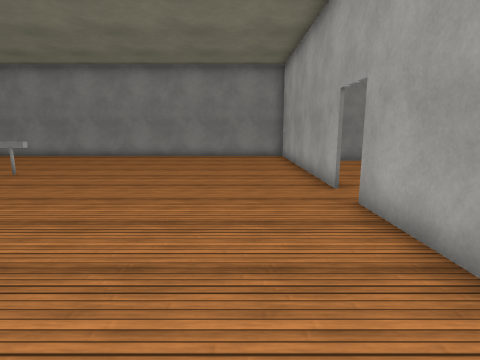
[1] (above)

16 first-person views from a walk through a 3-D level made in the Unity game engine. The camera is 1.5 m above the floor, tilts 10° down and sees 80° across. The floor is counted in squares, 1 m on a side. Each view is taken from the middle of a square. On the plan, view 1 faces up. The plan holds only what a view shows up to about 14 squares ahead; the rest is blank. The place goes on beyond the plan. The player is left out. Door leaves are left out, so doorways stand open. Surface patterns are stand-ins for the level's own textures.

[2]
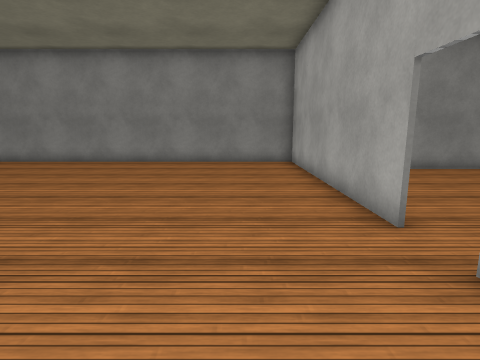

[3]
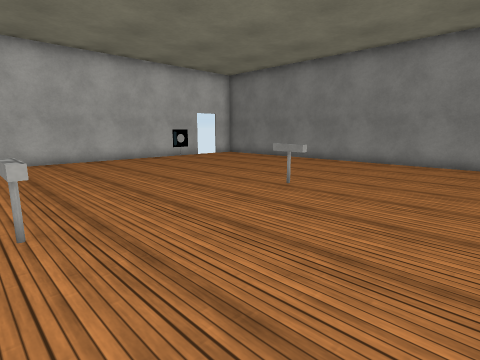

[4]
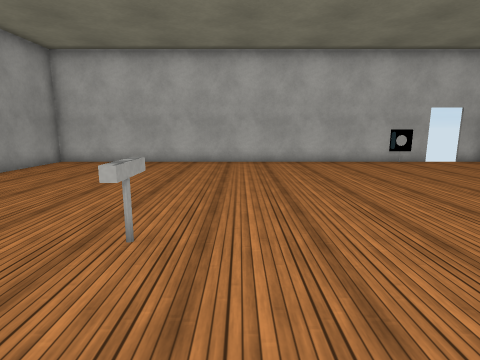

[5]
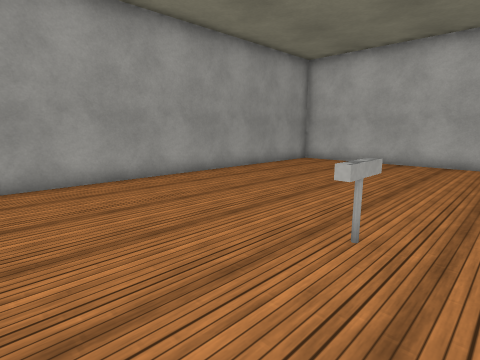

[6]
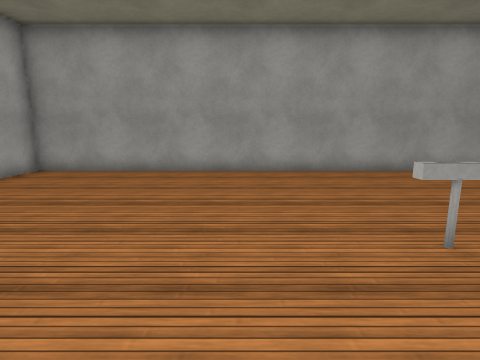

[7]
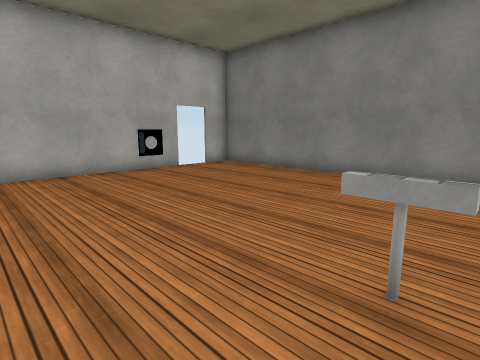

[8]
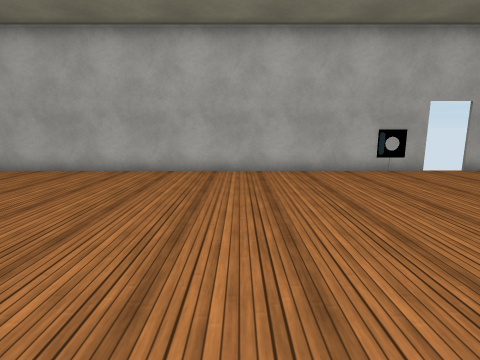

[9]
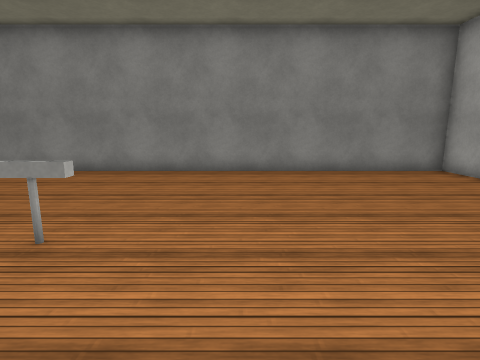

[10]
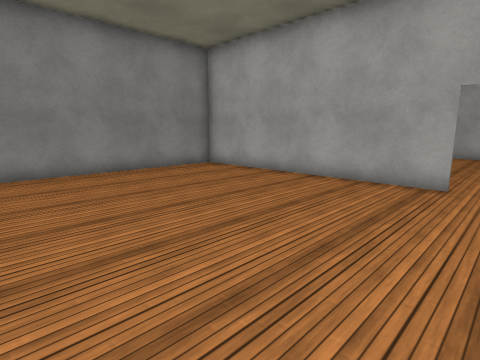

[11]
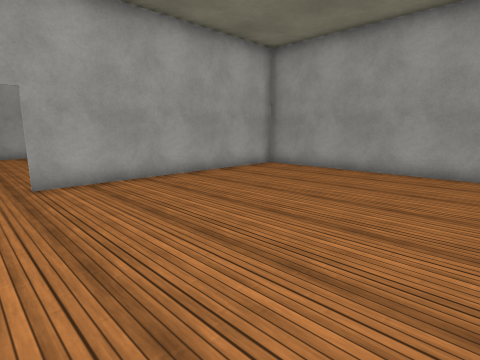

[12]
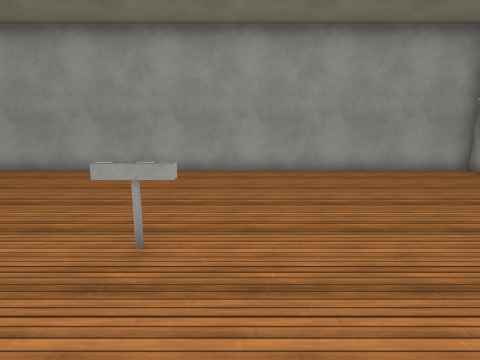

[13]
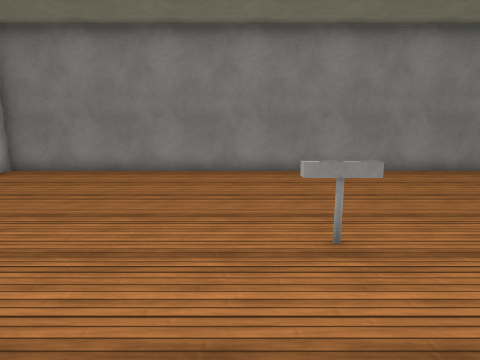

[14]
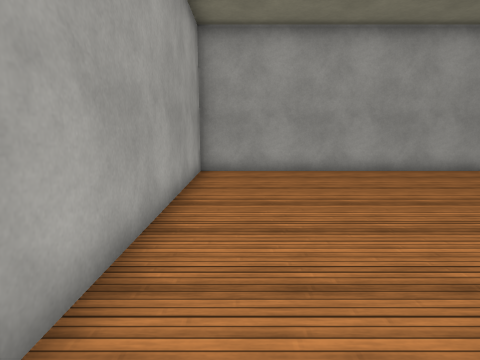

[15]
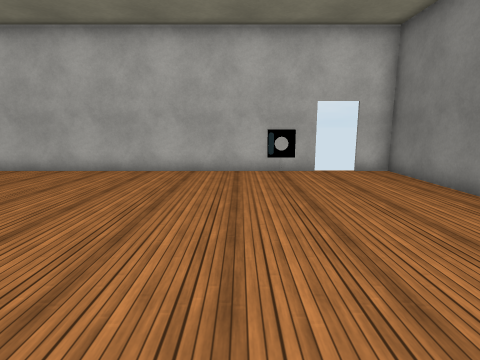

[16]
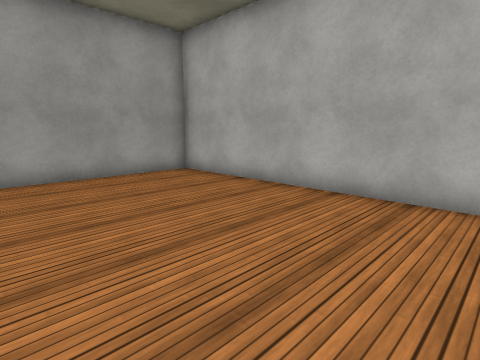

### Floor plan
Points are (right, up) in squares from view 1. A wall is a line through its corners. A room is listed if a view was taken in it or the views show most of it. See-through windows are left out.
Room 1 (views 1, 2, 3, 4, 5, 6, 7, 8, 9, 10, 11, 12, 13, 14, 15, 16)
walls: (-8.2, 3.6) (-7.1, 3.6); (-7.1, 3.4) (-7.9, 3.4); (-7.1, 9.6) (-8.2, 9.6); (2.5, 7.1) (2.5, 16.5) (-17.4, 16.5) (-17.4, 15.2); (-17.4, 13.9) (-17.4, -3.4) (2.5, -3.4) (2.5, 5.8)
ways out: open door at (-17.5, 14.5); open door at (2.5, 6.5)
objects: other object (-17, 12)

Positions as (right, up) in squares from view 1, and headings:
1: (0, 0), facing up
2: (0, 3), facing up
3: (-3, 3), facing up-left
4: (-4, 5), facing left
5: (-4, 5), facing down-left
6: (-5, 7), facing down
7: (-7, 7), facing up-left
8: (-7, 7), facing left
9: (-5, 6), facing up
10: (-6, 6), facing up-right
11: (-6, 7), facing down-right
12: (-9, 7), facing down
13: (-9, 6), facing up
14: (1, 7), facing down
15: (-7, 11), facing left
16: (-11, 6), facing down-left
